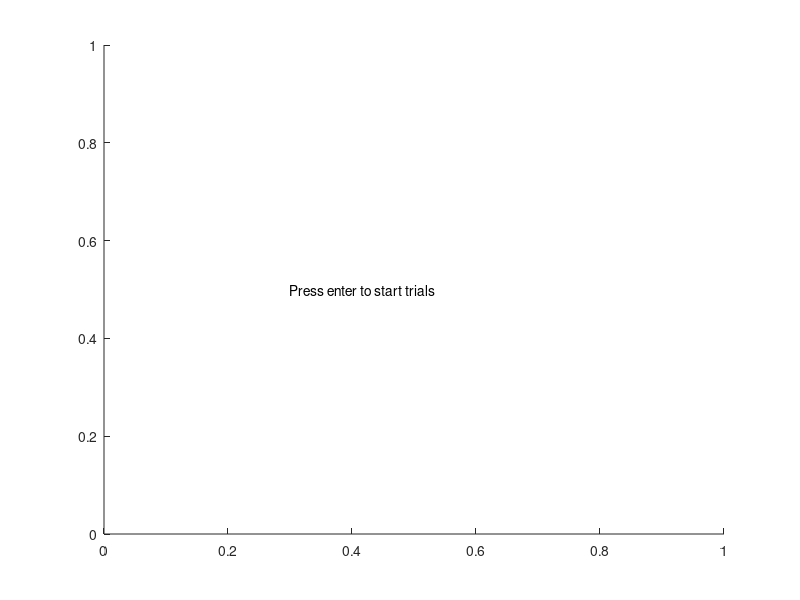

Write MATLAB code to recreate this figure. (Note: this script raises an error after producing the figure.)
clc;clear;clf;
% Random locs inside grids, cue disappears, limit target time
%%%%% PARAMETERS %%%%%
num_trials = 80; % For each location
grid_size = 4; % One dimension of the grid, choose even nums
points = reshape(1:grid_size^2, [grid_size grid_size]);
bounds = 0:grid_size:grid_size^2-grid_size; % Defines grids
loc_counts = repmat(num_trials/grid_size, [grid_size/2 grid_size/2 grid_size^2]);
types = ["Valid-100" "Valid-300"; 
        "Invalid-100" "Invalid-300"]; % This is the structure of loc_counts
total_trials = num_trials*grid_size^2;
data = ["Trial" "Subject_Time" "Subject_Answer" "Cue_Pos" "Target_Pos"];
pause_btw_events = 1; % In seconds
session_pauser = 100;

%%%%% Preadjustments %%%%%
% To make figure fullscreen, uncomment next line!
figure('units','normalized','outerposition',[0 0 1 1])
% A text before starting trial
g = text (0.3, 0.5, "Press enter to start trials");
% When enter pressed, this while will end
inp = get_input;
while inp ~= 13
    inp = get_input;
end

%%%%% Session %%%%%
for i=1:total_trials
    % Focus subject to middle
    focus_plot
    pause(0.5)
    % Choose a random location on grid
    loc = choose_loc(loc_counts, points, 0, 0);
    % Save that location's trial matrix
    curr_loc_matrix = loc_counts(:,:,loc);
    % Choose a random trial type
    trial_weights = reshape(curr_loc_matrix,1,[])/sum(sum(curr_loc_matrix));
    curr_trial = randsample(reshape(types, 1, []), 1, true, trial_weights);
    % Find plot point
    cue_point = find_plot_point(loc, points, bounds, grid_size);
    % Split trial type string for deciding target times and location
    type = split(curr_trial, "-");
    cue_point = [(2*cue_point(1)+length(bounds))/2 (2*cue_point(2)+length(bounds))/2];
    cue_point = noise(cue_point);

    % Plot
    switch type(1)
        case "Valid"
            plot_controller("Cue", bounds, cue_point)
            pause(0.2)
            empty_plot
            pause(str2double(type(2))/10^3)
            clf;
            plot_controller("Target", bounds, cue_point)
            pause(0.2)
            empty_plot
        case "Invalid"
            plot_controller("Cue", bounds, cue_point)
            pause(0.2)
            empty_plot
            pause(str2double(type(2))/10^3)
            new_loc = choose_loc(loc_counts, points, 0, loc);
            target_point = find_plot_point(new_loc, points, bounds, grid_size);
            target_point = [(2*target_point(1)+length(bounds))/2 (2*target_point(2)+length(bounds))/2];
            target_point = noise(target_point);
            clf;
            plot_controller("Target", bounds, target_point)
            pause(0.2)
            empty_plot
    end
    
    % Time subject
    [user_time, user_answer] = input_handler;

    % Reduce chosen trials count by 1
    trial_index = find(types==curr_trial);
    curr_loc_matrix(trial_index) = curr_loc_matrix(trial_index) - 1;
    % Overwrite 3D counts matrix with the new matrix of the trial
    loc_counts(:,:,loc) = curr_loc_matrix;

    % Store Data
    cue_entry = string(cue_point(1)) + "," + string(cue_point(2));
    if type(1) == "Valid"
        data = [data; curr_trial user_time user_answer cue_entry cue_entry];
    elseif type(1) == "Invalid"
        targ_entry = string(target_point(1)) + "," + string(target_point(2));
        data = [data; curr_trial user_time user_answer cue_entry targ_entry];
    end
    
    
    % A break every 100 trials
    if mod(i, session_pauser) == 0
        clf;
        g = text (0.3, 0.5, string(1280 - i) + " trials remaining, enter to continue");
        % When enter pressed, this while will end
        inp = get_input;
        while inp ~= 13
            inp = get_input;
        end
    end

    % Remaining trials can be shown by uncommenting next line
    %disp("Remaining trials: " + string(sum(reshape(sum(sum(loc_counts), 2), 1, []))))
end

% Save trial data
writematrix(data, string(datetime()) + "_session_data.csv")

%%%%% HELPER FUNCTIONS %%%%%
function [time, answer] = input_handler
    tic

    % space: 32, enter: 13
    k = waitforbuttonpress;
    answer = double(get(gcf,'CurrentCharacter'));
    
    time = toc;

    switch answer
        case 13
            answer = "Valid";
        case 32
            answer = "Invalid";
        otherwise
            answer = "Unknown_Input";
    end
end
% Input for enter skipping -> returns ASCII char of input
function inp = get_input
    k = waitforbuttonpress;
    inp = double(get(gcf,'CurrentCharacter'));
end

function loc = choose_loc(loc_counts, points, nonintersecting, old_loc)
    loc_remaining = reshape(sum(sum(loc_counts), 2), 1, []);
    loc_weights = loc_remaining/sum(loc_remaining);
    if ~(nonintersecting)
        loc = randsample(reshape(points, 1, []), 1, true, loc_weights);
    elseif nonintersecting
        while 1
            loc = randsample(reshape(points, 1, []), 1, true, loc_weights);
            if loc ~= old_loc
                break
            end
        end
    end
end

function plot_point = find_plot_point(loc, points, bounds, grid_size)
    %{ 
    Calculate plot location, this is needed bc 'points' array's origin is
    top left while plot grid's origin is bottom left.
    %}
    [row, column] = find(points == loc);
    plot_point = [grid_size*(column-1) bounds(end)-(grid_size*(row-1))];
end

function focus_plot
    s = scatter(8, 8, ...
            200, "+", "black");
    xlim([0 16])
    ylim([0 16])
    axis off
end

function empty_plot
    clf;
    xlim([0 16])
    ylim([0 16])
    axis off
end

% Noise to move the point inside the grid
function [noised] = noise(point)
    noised = [point(1)+rand()*4-2 point(2)+rand()*4-2];
end